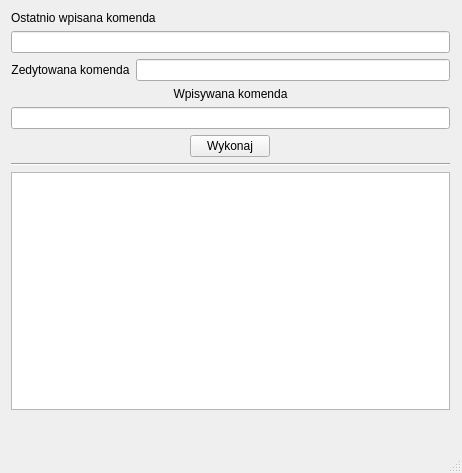
<?xml version="1.0" encoding="UTF-8"?>
<ui version="4.0">
 <class>QtGuiApplication1Class</class>
 <widget class="QMainWindow" name="QtGuiApplication1Class">
  <property name="geometry">
   <rect>
    <x>0</x>
    <y>0</y>
    <width>462</width>
    <height>473</height>
   </rect>
  </property>
  <property name="minimumSize">
   <size>
    <width>462</width>
    <height>473</height>
   </size>
  </property>
  <property name="windowTitle">
   <string>QtGuiApplication1</string>
  </property>
  <widget class="QWidget" name="centralWidget">
   <widget class="QWidget" name="verticalLayoutWidget">
    <property name="geometry">
     <rect>
      <x>0</x>
      <y>0</y>
      <width>461</width>
      <height>421</height>
     </rect>
    </property>
    <layout class="QVBoxLayout" name="verticalLayout">
     <property name="sizeConstraint">
      <enum>QLayout::SetMaximumSize</enum>
     </property>
     <item>
      <widget class="QLabel" name="label">
       <property name="sizePolicy">
        <sizepolicy hsizetype="Preferred" vsizetype="Preferred">
         <horstretch>0</horstretch>
         <verstretch>0</verstretch>
        </sizepolicy>
       </property>
       <property name="text">
        <string>Ostatnio wpisana komenda</string>
       </property>
       <property name="alignment">
        <set>Qt::AlignLeading|Qt::AlignLeft|Qt::AlignVCenter</set>
       </property>
      </widget>
     </item>
     <item>
      <widget class="QLineEdit" name="TextCtrlLastCommand">
       <property name="readOnly">
        <bool>false</bool>
       </property>
      </widget>
     </item>
     <item>
      <layout class="QHBoxLayout" name="horizontalLayout">
       <item>
        <widget class="QLabel" name="label_2">
         <property name="sizePolicy">
          <sizepolicy hsizetype="Preferred" vsizetype="Preferred">
           <horstretch>0</horstretch>
           <verstretch>0</verstretch>
          </sizepolicy>
         </property>
         <property name="text">
          <string>Zedytowana komenda</string>
         </property>
         <property name="alignment">
          <set>Qt::AlignCenter</set>
         </property>
        </widget>
       </item>
       <item>
        <widget class="QLineEdit" name="TextCtrlLastCommandEdited">
         <property name="text">
          <string/>
         </property>
         <property name="readOnly">
          <bool>false</bool>
         </property>
        </widget>
       </item>
      </layout>
     </item>
     <item>
      <widget class="QLabel" name="label_3">
       <property name="sizePolicy">
        <sizepolicy hsizetype="Preferred" vsizetype="Preferred">
         <horstretch>0</horstretch>
         <verstretch>0</verstretch>
        </sizepolicy>
       </property>
       <property name="text">
        <string>Wpisywana komenda</string>
       </property>
       <property name="alignment">
        <set>Qt::AlignCenter</set>
       </property>
      </widget>
     </item>
     <item>
      <widget class="QLineEdit" name="textBoxCommand">
       <property name="text">
        <string/>
       </property>
      </widget>
     </item>
     <item alignment="Qt::AlignHCenter">
      <widget class="QPushButton" name="pushButton">
       <property name="sizePolicy">
        <sizepolicy hsizetype="Fixed" vsizetype="Fixed">
         <horstretch>0</horstretch>
         <verstretch>0</verstretch>
        </sizepolicy>
       </property>
       <property name="layoutDirection">
        <enum>Qt::LeftToRight</enum>
       </property>
       <property name="autoFillBackground">
        <bool>false</bool>
       </property>
       <property name="text">
        <string>Wykonaj</string>
       </property>
       <property name="autoDefault">
        <bool>true</bool>
       </property>
      </widget>
     </item>
     <item>
      <widget class="Line" name="line">
       <property name="orientation">
        <enum>Qt::Horizontal</enum>
       </property>
      </widget>
     </item>
     <item>
      <widget class="QTextEdit" name="TextCtrlOut"/>
     </item>
    </layout>
   </widget>
  </widget>
  <widget class="QMenuBar" name="menuBar">
   <property name="geometry">
    <rect>
     <x>0</x>
     <y>0</y>
     <width>462</width>
     <height>26</height>
    </rect>
   </property>
  </widget>
  <widget class="QStatusBar" name="statusBar"/>
 </widget>
 <layoutdefault spacing="6" margin="11"/>
 <resources>
  <include location="QtGuiApplication1.qrc"/>
 </resources>
 <connections/>
</ui>
